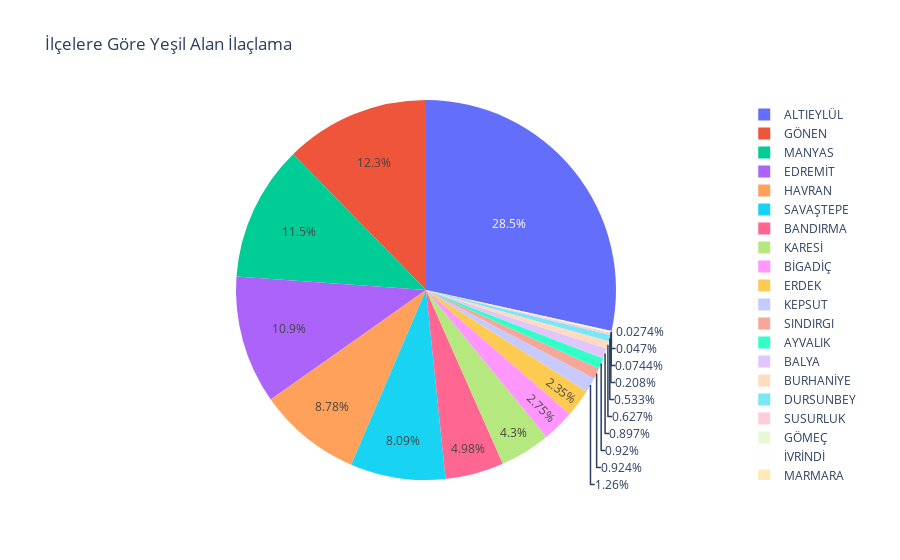

The cell this chart's notebook holds for it:
### Code cell
fig = px.pie(data, values='Uygulama Sayısı', names='İlçe Adı', title='İlçelere Göre Yeşil Alan İlaçlama',
            hover_data=['Uygulama Sayısı'], labels={'İlçe Adı':'İlçe Adı'})
fig.show()

### Figure 1 — Plotly figure (JSON) as saved in the notebook; plotly's stock layout.template omitted (floating-point values rounded to 4 significant figures; data arrays with more than 128 entries replaced by an {"elided": "..."} marker saying what was removed)
{"data": [{"customdata": {"elided": "212x1 int values"}, "domain": {"x": [0, 1], "y": [0, 1]}, "hovertemplate": "Uygulama Sayısı=%{value}<br>İlçe Adı=%{label}<extra></extra>", "labels": {"elided": "212 str values"}, "legendgroup": "", "name": "", "showlegend": true, "type": "pie", "values": {"elided": "212 int values"}}], "layout": {"legend": {"tracegroupgap": 0}, "title": {"text": "İlçelere Göre Yeşil Alan İlaçlama"}}}
